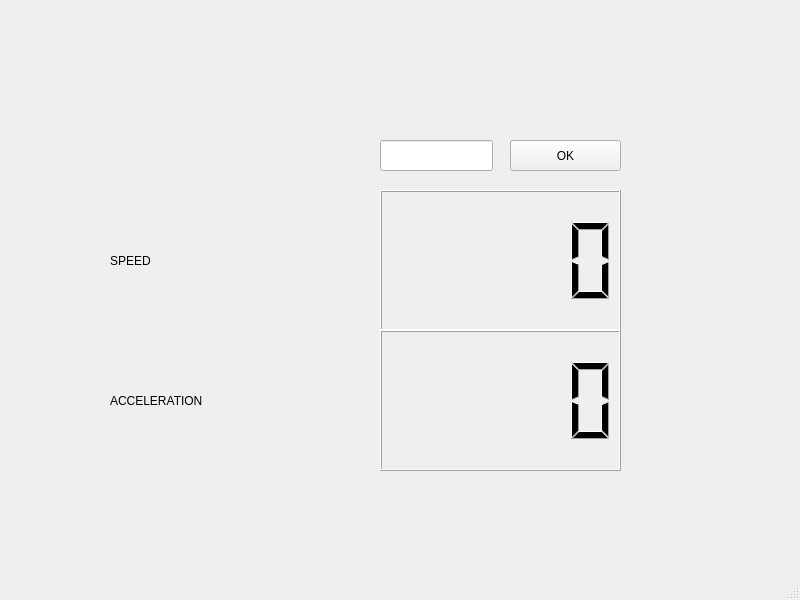
<?xml version="1.0" encoding="UTF-8"?>
<ui version="4.0">
 <class>MainWindow</class>
 <widget class="QMainWindow" name="MainWindow">
  <property name="geometry">
   <rect>
    <x>0</x>
    <y>0</y>
    <width>800</width>
    <height>600</height>
   </rect>
  </property>
  <property name="windowTitle">
   <string>MainWindow</string>
  </property>
  <widget class="QWidget" name="centralwidget">
   <widget class="QLCDNumber" name="lcdSpeed">
    <property name="geometry">
     <rect>
      <x>380</x>
      <y>190</y>
      <width>241</width>
      <height>141</height>
     </rect>
    </property>
   </widget>
   <widget class="QLCDNumber" name="lcdAcceleration">
    <property name="geometry">
     <rect>
      <x>380</x>
      <y>330</y>
      <width>241</width>
      <height>141</height>
     </rect>
    </property>
   </widget>
   <widget class="QLabel" name="speedLabel">
    <property name="geometry">
     <rect>
      <x>110</x>
      <y>190</y>
      <width>271</width>
      <height>141</height>
     </rect>
    </property>
    <property name="text">
     <string>SPEED</string>
    </property>
   </widget>
   <widget class="QLabel" name="label">
    <property name="geometry">
     <rect>
      <x>110</x>
      <y>330</y>
      <width>271</width>
      <height>141</height>
     </rect>
    </property>
    <property name="text">
     <string>ACCELERATION</string>
    </property>
   </widget>
   <widget class="QPushButton" name="pushButton">
    <property name="geometry">
     <rect>
      <x>510</x>
      <y>140</y>
      <width>111</width>
      <height>31</height>
     </rect>
    </property>
    <property name="text">
     <string>OK</string>
    </property>
   </widget>
   <widget class="QLineEdit" name="lineEdit">
    <property name="geometry">
     <rect>
      <x>380</x>
      <y>140</y>
      <width>113</width>
      <height>31</height>
     </rect>
    </property>
   </widget>
  </widget>
  <widget class="QMenuBar" name="menubar">
   <property name="geometry">
    <rect>
     <x>0</x>
     <y>0</y>
     <width>800</width>
     <height>21</height>
    </rect>
   </property>
  </widget>
  <widget class="QStatusBar" name="statusbar"/>
 </widget>
 <resources/>
 <connections/>
</ui>
